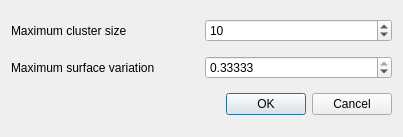
<?xml version="1.0" encoding="UTF-8"?>
<ui version="4.0">
 <class>PointSetHierarchicalClusteringDialog</class>
 <widget class="QDialog" name="PointSetHierarchicalClusteringDialog">
  <property name="geometry">
   <rect>
    <x>0</x>
    <y>0</y>
    <width>403</width>
    <height>137</height>
   </rect>
  </property>
  <property name="windowTitle">
   <string>Hierarchical Clustering</string>
  </property>
  <layout class="QGridLayout">
   <item row="2" column="0" colspan="2">
    <widget class="QDialogButtonBox" name="buttonBox">
     <property name="orientation">
      <enum>Qt::Horizontal</enum>
     </property>
     <property name="standardButtons">
      <set>QDialogButtonBox::Cancel|QDialogButtonBox::Ok</set>
     </property>
    </widget>
   </item>
   <item row="0" column="0">
    <widget class="QLabel" name="label_2">
     <property name="text">
      <string>Maximum cluster size</string>
     </property>
    </widget>
   </item>
   <item row="1" column="1">
    <widget class="QDoubleSpinBox" name="m_maximumSurfaceVariation">
     <property name="suffix">
      <string/>
     </property>
     <property name="decimals">
      <number>5</number>
     </property>
     <property name="minimum">
      <double>0.000010000000000</double>
     </property>
     <property name="maximum">
      <double>0.333330000000000</double>
     </property>
     <property name="singleStep">
      <double>0.012340000000000</double>
     </property>
     <property name="value">
      <double>0.333330000000000</double>
     </property>
    </widget>
   </item>
   <item row="1" column="0">
    <widget class="QLabel" name="label_3">
     <property name="text">
      <string>Maximum surface variation</string>
     </property>
    </widget>
   </item>
   <item row="0" column="1">
    <widget class="QSpinBox" name="m_maximumClusterSize">
     <property name="minimum">
      <number>1</number>
     </property>
     <property name="maximum">
      <number>2147483647</number>
     </property>
     <property name="value">
      <number>10</number>
     </property>
    </widget>
   </item>
  </layout>
 </widget>
 <resources/>
 <connections>
  <connection>
   <sender>buttonBox</sender>
   <signal>accepted()</signal>
   <receiver>PointSetHierarchicalClusteringDialog</receiver>
   <slot>accept()</slot>
   <hints>
    <hint type="sourcelabel">
     <x>248</x>
     <y>254</y>
    </hint>
    <hint type="destinationlabel">
     <x>157</x>
     <y>274</y>
    </hint>
   </hints>
  </connection>
  <connection>
   <sender>buttonBox</sender>
   <signal>rejected()</signal>
   <receiver>PointSetHierarchicalClusteringDialog</receiver>
   <slot>reject()</slot>
   <hints>
    <hint type="sourcelabel">
     <x>316</x>
     <y>260</y>
    </hint>
    <hint type="destinationlabel">
     <x>286</x>
     <y>274</y>
    </hint>
   </hints>
  </connection>
 </connections>
</ui>
